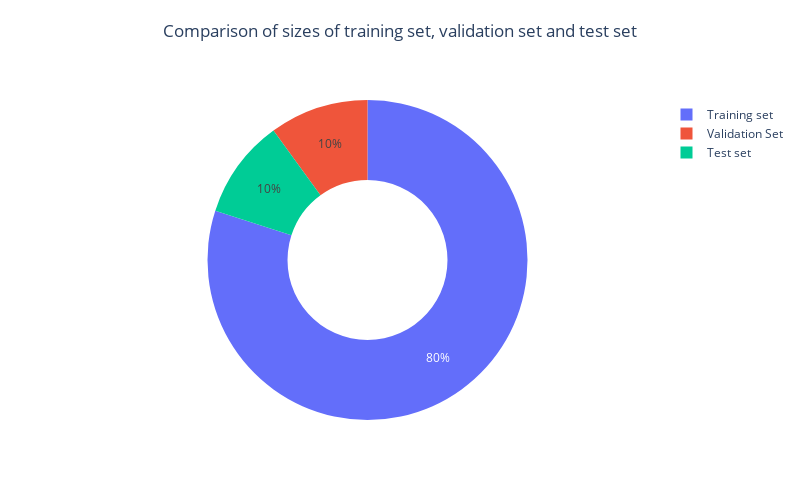

Here is the notebook cell this chart was saved with:
### Code cell
# Feature-target split
X, y = dfManipulated.drop('Categoria', axis = 1), dfManipulated['Categoria']

# Train-test split (from complete data)
X_train, X_test, y_train, y_test = train_test_split(X, y, test_size = 0.2, random_state = 40)
data_train = pd.concat([X_train, y_train], axis = 1)

# Validation-test split (from test data)
X_val, X_test, y_val, y_test = train_test_split(X_test, y_test, test_size = 0.5, random_state = 40)
data_val, data_test = pd.concat([X_val, y_val], axis = 1), pd.concat([X_test, y_test], axis = 1)
cm = confusion_matrix(y_test, y_test_pred)
# Comparison of sizes of training set, validation set and test set
values = np.array([len(data_train), len(data_val), len(data_test)])
labels = ['Training set', 'Validation Set', 'Test set']
fig = go.Figure(data = [go.Pie(values = values, labels = labels, hole = 0.5, textinfo = 'percent', title = " ")])
text_title = "Comparison of sizes of training set, validation set and test set"
fig.update_layout(height = 500, width = 800, showlegend = True, title = dict(text = text_title, x = 0.5, y = 0.95))
fig.show()

### Figure 1 — Plotly figure (JSON) as saved in the notebook; plotly's stock layout.template omitted (floating-point values rounded to 4 significant figures)
{"data": [{"hole": 0.5, "labels": ["Training set", "Validation Set", "Test set"], "textinfo": "percent", "title": {"text": " "}, "type": "pie", "values": [4422, 553, 553]}], "layout": {"height": 500, "showlegend": true, "title": {"text": "Comparison of sizes of training set, validation set and test set", "x": 0.5, "y": 0.95}, "width": 800}}
